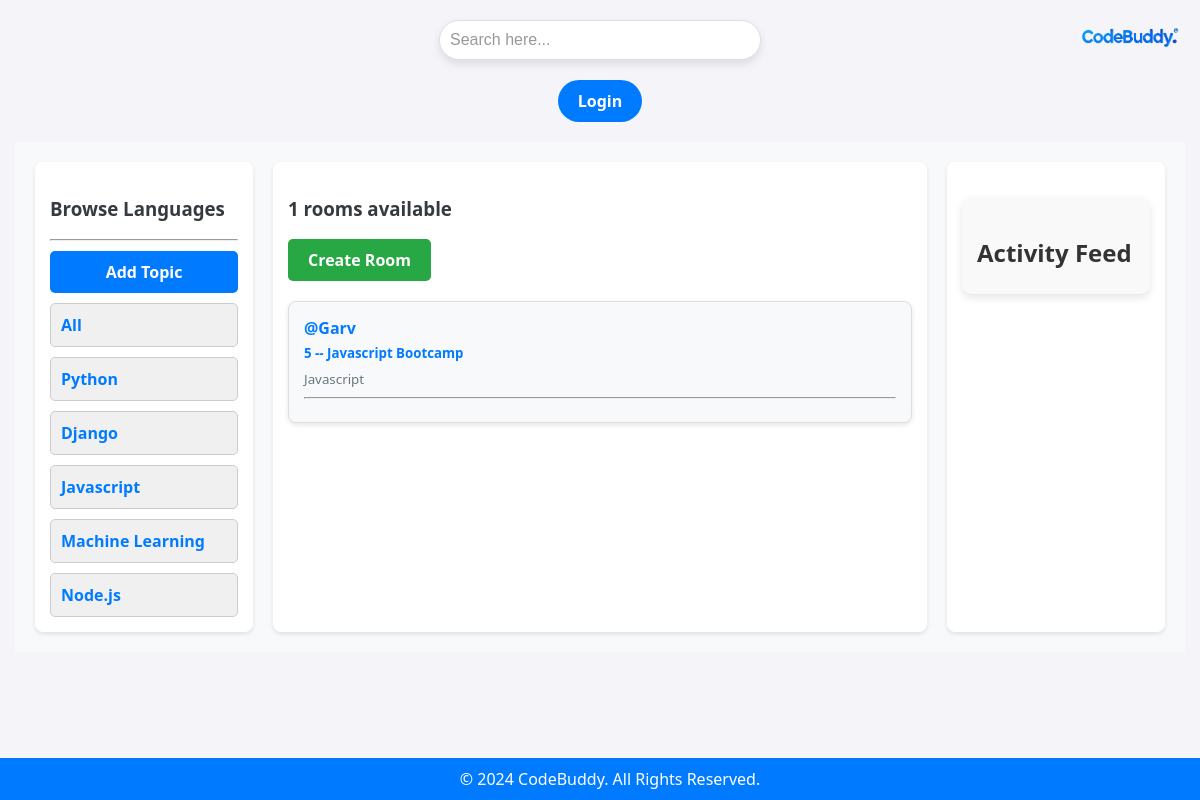
/?q=Javascript, run on the app's committed database.
### base1/models.py (models this page shows, shortened)
class Topic(models.Model):
    name = models.CharField(max_length=200)
    def __str__(self):
        return self.name

class Room(models.Model):
    host = models.ForeignKey(User, on_delete=models.SET_NULL, null = True)
    topic = models.ForeignKey(Topic, on_delete=models.SET_NULL, null = True)
    name = models.CharField(max_length=200)
    description = models.TextField(null = True)
    participants = models.ManyToManyField(User, related_name='participants', blank = True)
    updated = models.DateTimeField(auto_now= True)
    createds = models.DateTimeField(auto_now_add=True)
    class Meta:
        ordering = ['-updated', '-createds']

### base1/views.py (the view)
# urls.py: path('', views.home, name = "home" ),
def home(request):
    q = request.GET.get('q') if request.GET.get('q') != None else ''
    rooms = Room.objects.filter(
        Q(topic__name__icontains = q) |
        Q(name__icontains = q) |
        Q(description__icontains = q)
        )
    topics = Topic.objects.all()
    count_rooms = rooms.count()
    room_messages = messages.objects.filter(
        Q(room__topic__name__icontains = q)
    )
    context = {"rooms": rooms, "topics": topics, "count_rooms": count_rooms, "room_messages":room_messages}
    return render(request,'base1/home.html', context)

### base1/templates/base1/home.html (shortened to what this page needs)
{% extends "main.html" %}
{% block content %}
<div class="home-container">
    <div>
        {% include 'base1/topics_component.html' %}
    </div>
    <div>
        {% include 'base1/feed_component.html' %}
    </div>
    <div class="activity-feed">
        {% include 'base1/activity_component.html' %}
    </div>
</div>
{% endblock %}

### base1/templates/base1/topics_component.html (shortened to what this page needs)
<h3>Browse Languages</h3>
<hr>
<div class="topics-container">
    <a href="{% url 'create-topic' %}" class="add-topic-btn">Add Topic</a>
    <div class="topic-item">
        <a href="{% url 'home' %}" class="topic-link">All</a>
    </div>
    {% for topic in topics %}
    <div class="topic-item">
        <a href="{% url 'home' %}?q={{ topic.name }}" class="topic-link">{{ topic }}</a>
    </div>
    {% endfor %}
</div>

### base1/templates/base1/feed_component.html (shortened to what this page needs)
<h3>{{count_rooms}} rooms available</h3>
<a href="{% url 'create-room' %}" class="create-room-button">Create Room</a>
<div class="room-list">
    {% for room in rooms %}
    <div class="room-card">
        <span class="room-host"><a href="{% url 'user-profile' room.host.id %}">@{{room.host}}</a></span>
        <h5 class="room-title">{{room.id}} -- <a href="{% url 'room' room.id %}">{{room.name}}</a></h5>
        <small class="room-topic">{{room.topic}}</small>
        <hr>
    </div>
    {% endfor %}
</div>

### templates/main.html (style rules this page uses)
body { font-family: 'Segoe UI', Tahoma, Geneva, Verdana, sans-serif; background-color: #f4f4f9; margin: 0; padding: 0; color: #333; }
a { text-decoration: none; color: #007bff; }
h1, h2, h3 { color: #333; font-weight: 600; }

### templates/navbar.html (style rules this page uses)
body { font-family: 'Segoe UI', Tahoma, Geneva, Verdana, sans-serif; background-color: #f4f4f9; margin: 0; padding: 0; color: #333; }
h3 { color: #333; font-weight: 600; }
a { text-decoration: none; color: #007bff; font-weight: bold; }

### base1/templates/base1/home.html (style rules this page uses)
.home-container { display: grid; grid-template-columns: 1fr 3fr 1fr; gap: 20px; padding: 20px; background-color: #f8f9fa; }
.home-container > div { background-color: white; border-radius: 8px; box-shadow: 0 2px 4px rgba(0, 0, 0, 0.1); padding: 15px; }
.activity-feed { max-height: 500px; overflow-y: auto; }
h3 { color: #343a40; }

### base1/templates/base1/topics_component.html (style rules this page uses)
.topics-container { display: flex; flex-direction: column; gap: 10px; margin-top: 10px; }
.add-topic-btn { display: inline-block; background-color: #007bff; color: white; padding: 10px 20px; border-radius: 5px; text-align: center; font-weight: bold; text-decoration: none; transition: background-color 0.3s; }
.topic-item { background-color: #f0f0f0; border: 1px solid #ccc; border-radius: 5px; padding: 10px; transition: background-color 0.3s; }
.topic-link { text-decoration: none; color: #007bff; font-weight: bold; display: block; }

### base1/templates/base1/feed_component.html (style rules this page uses)
.create-room-button { display: inline-block; padding: 10px 20px; background-color: #28a745; color: white; text-decoration: none; border-radius: 5px; margin-bottom: 20px; transition: background-color 0.3s ease; }
.room-list { display: flex; flex-direction: column; gap: 15px; }
.room-card { padding: 15px; background-color: #f8f9fa; border: 1px solid #ddd; border-radius: 8px; box-shadow: 0px 2px 5px rgba(0, 0, 0, 0.1); }
.room-host { font-weight: bold; color: #333; }
.room-title { margin: 5px 0; color: #007bff; }
.room-topic { color: #6c757d; }

### data on the page
Topic: name "Python"
Topic: name "Django"
Topic: name "Javascript"
Topic: name "Machine Learning"
Topic: name "Node.js"
Room: host "Garv", id "5", name "Javascript Bootcamp", topic "Javascript"

### other printed values
{{ count_rooms }} "1"
